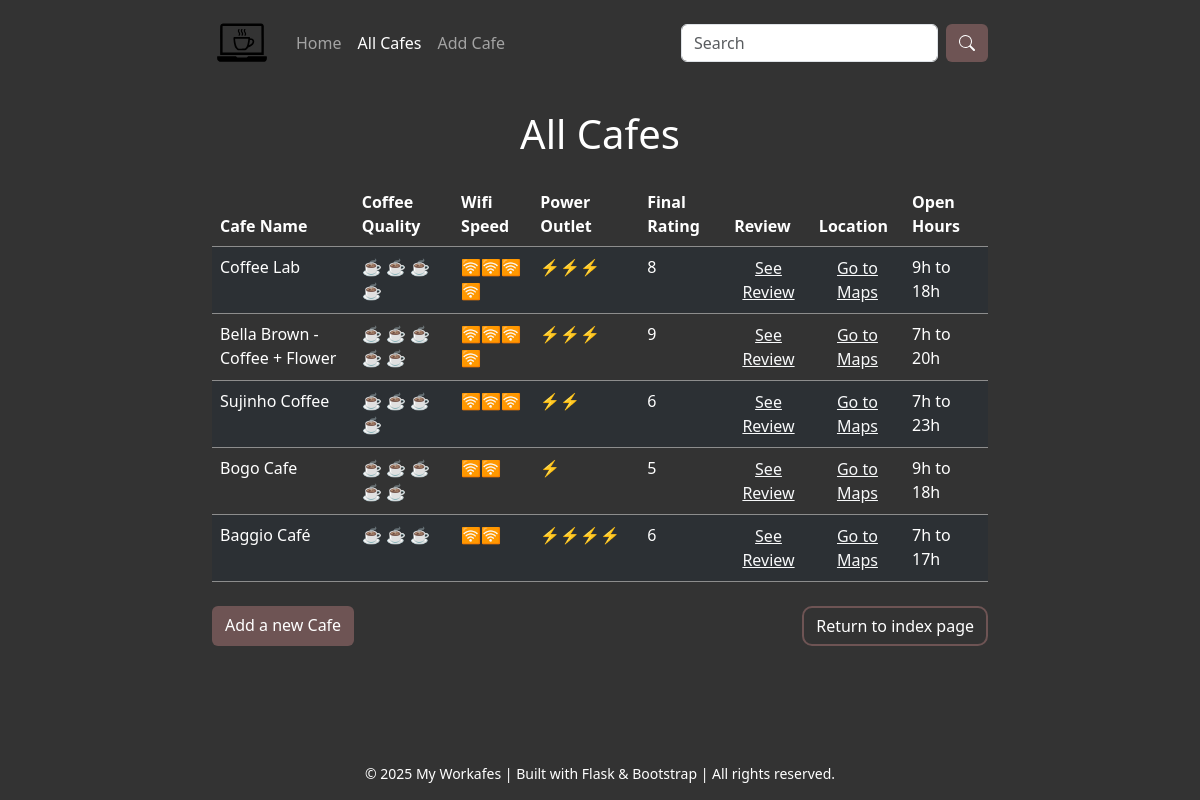
Screenshot of /cafes with the database file from the repository.
### main.py (models this page shows)
class Cafe(db.Model):
    id: Mapped[int] = mapped_column(Integer, primary_key=True)
    cafe_name: Mapped[str] = mapped_column(String(100), unique=True, nullable=False)
    location: Mapped[str] = mapped_column(String,nullable=False)
    review: Mapped[str] = mapped_column(String(1000), nullable=True)
    coffee_rating: Mapped[str] = mapped_column(String(30), nullable=False)
    open_time: Mapped[str] = mapped_column(String(20), nullable=False)
    closing_time: Mapped[str] = mapped_column(String(20), nullable=False)
    wifi_rating: Mapped[str] = mapped_column(String(30), nullable=False)
    power_outlet_rating: Mapped[str] = mapped_column(String(30), nullable=False)
    final_rating: Mapped[str] = mapped_column(String(30), nullable=False)

### main.py (the view)
@app.route('/cafes')
def all_cafes():
    cafes_data = db.session.execute(db.select(Cafe).order_by(Cafe.id)).scalars().all()
    return render_template('cafes.html', cafes=cafes_data)

### main.py (called while the page is built)
@app.context_processor
def inject_year():
    return {'current_year': datetime.now().year}

### templates/cafes.html
{% extends 'base.html' %}{% block title %}Cafes{% endblock %} {%block
navlinks%}
<a class="nav-link" href="{{ url_for('home')}}">Home</a>
<a class="nav-link active" aria-current="page" href="{{ url_for('all_cafes') }}"
  >All Cafes</a
>
<a class="nav-link" href="{{ url_for('add_cafe') }}">Add Cafe</a>
{% endblock %} {% block content %}
<div class="container justify-content-center mt-4 col-lg-8">
  <div>
    <h1 class="text-center">All Cafes</h1>
    <div class="table-dark my-4">{%include "table.html"%}</div>
    <div class="d-flex justify-content-between mb-3">
      <a class="btn btn-coffee" href="{{ url_for('add_cafe') }}"
        >Add a new Cafe</a
      >
      <a class="btn btn-outline-coffee" href="{{ url_for('home') }}"
        >Return to index page</a
      >
    </div>
  </div>
</div>
{% endblock %}

### templates/table.html (shortened to what this page needs)
{%block table%}
<table class="table table-dark table-striped table-hover">
  <thead>
    <tr>
      <th scope="col">Cafe Name</th>
      <th scope="col">Coffee Quality</th>
      <th scope="col">Wifi Speed</th>
      <th scope="col">Power Outlet</th>
      <th scope="col">Final Rating</th>
      <th scope="col">Review</th>
      <th scope="col">Location</th>
      <th scope="col">Open Hours</th>
    </tr>
  </thead>
  <tbody>
    {% for cafe in cafes %}
    <tr>
      <td>{{cafe.cafe_name}}</td>
      <td>{{cafe.coffee_rating}}</td>
      <td>{{cafe.wifi_rating}}</td>
      <td>{{cafe.power_outlet_rating}}</td>
      <td>{{cafe.final_rating}}</td>
      <td>
        <a
          href="#"
          class="btn btn-link text-light p-0"
          data-bs-toggle="modal"
          data-bs-target="#reviewModal{{ cafe.id }}"
        >
          See Review
        </a>
      </td>
      <td>
        <a
          href="{{cafe.location}}"
          class="btn btn-link text-light p-0"
          target="_blank"
          rel="noopener noreferrer"
        >
          Go to Maps</a
        >
      </td>
      <td>
        {{cafe.open_time.split(":")[0]}}h to
        {{cafe.closing_time.split(":")[0]}}h
      </td>
    </tr>
    {% endfor %}
  </tbody>
</table>
{% endblock %}

### static/css/styles.css (style rules this page uses)
body { background-color: #333; color: white; height: 100%; }
html { height: 100%; }
body { display: flex; flex-direction: column; min-height: 100vh; }
a { color: #ffc107; }
.table-dark { background: none; background-color: #333; }
.table-dark th, .table-dark td { background-color: inherit; color: inherit; border-color: #8d8d8d; }
.btn-coffee { background-color: #6e5454; color: white; }
.btn-outline-coffee { color: #fff; background-color: transparent; border: 2px solid #6e5454; border-radius: 10px; transition: all 0.3s ease; }

### rows the page displays
Cafe: cafe_name "Coffee Lab", coffee_rating "☕ ☕ ☕ ☕", wifi_rating "🛜🛜🛜🛜", power_outlet_rating "⚡⚡⚡", final_rating "8", open_time "9", closing_time "18"
Cafe: cafe_name "Bella Brown - Coffee + Flower", coffee_rating "☕ ☕ ☕ ☕ ☕", wifi_rating "🛜🛜🛜🛜", power_outlet_rating "⚡⚡⚡", final_rating "9", open_time "7", closing_time "20"
Cafe: cafe_name "Sujinho Coffee", coffee_rating "☕ ☕ ☕ ☕", wifi_rating "🛜🛜🛜", power_outlet_rating "⚡⚡", final_rating "6", open_time "7", closing_time "23"
Cafe: cafe_name "Bogo Cafe", coffee_rating "☕ ☕ ☕ ☕ ☕", wifi_rating "🛜🛜", power_outlet_rating "⚡", final_rating "5", open_time "9", closing_time "18"
Cafe: cafe_name "Baggio Café", coffee_rating "☕ ☕ ☕", wifi_rating "🛜🛜", power_outlet_rating "⚡⚡⚡⚡", final_rating "6", open_time "7", closing_time "17"
